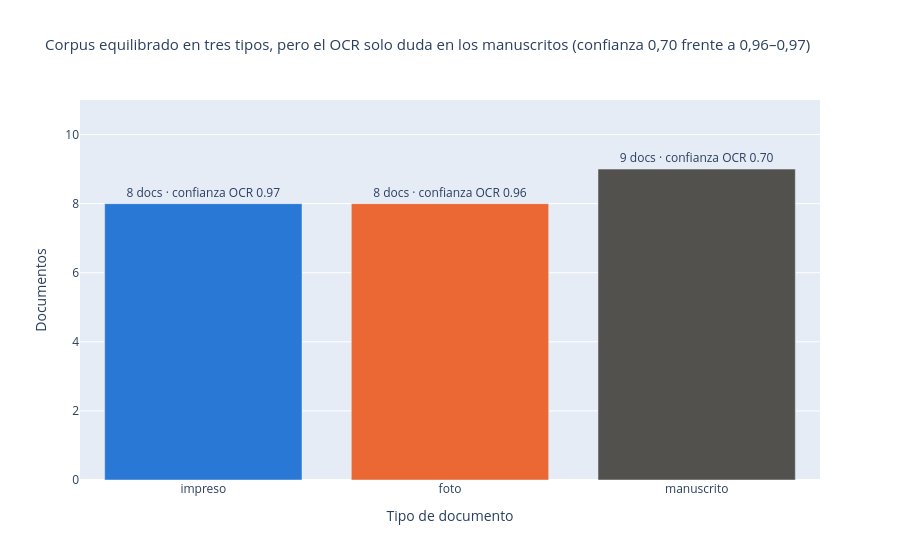

Notebook cell for this chart:
### Markdown cell above
## 7. Análisis exploratorio

### Code cell
docs["caracteres"] = docs.texto_ocr.str.len()
clips["palabras"] = clips.texto_asr.str.replace(r"\[HABLANTE_\d+\]", "", regex=True).str.split().str.len()

por_tipo = docs.groupby("tipo").agg(documentos=("id", "size"), confianza=("confianza_media", "mean")).reindex(["impreso", "foto", "manuscrito"]).reset_index()
por_tipo["etiqueta"] = por_tipo.apply(lambda f: f"{f.documentos} docs · confianza OCR {f.confianza:.2f}", axis=1)
fig = px.bar(por_tipo, x="tipo", y="documentos", color="tipo", text="etiqueta", color_discrete_map=COLORES,
             title="Corpus equilibrado en tres tipos, pero el OCR solo duda en los manuscritos (confianza 0,70 frente a 0,96–0,97)",
             labels={"tipo": "Tipo de documento", "documentos": "Documentos"})
fig.update_traces(textposition="outside").update_layout(showlegend=False, yaxis_range=[0, 11], title_font_size=15)
fig.show()

### Figure 1 — Plotly figure (JSON) as saved in the notebook; plotly's stock layout.template omitted (floating-point values rounded to 4 significant figures)
{"data": [{"hovertemplate": "Tipo de documento=%{x}<br>Documentos=%{y}<br>etiqueta=%{text}<extra></extra>", "legendgroup": "impreso", "marker": {"color": "#2a78d6", "pattern": {"shape": ""}}, "name": "impreso", "orientation": "v", "showlegend": true, "text": ["8 docs · confianza OCR 0.97"], "textposition": "outside", "type": "bar", "x": ["impreso"], "xaxis": "x", "y": [8], "yaxis": "y"}, {"hovertemplate": "Tipo de documento=%{x}<br>Documentos=%{y}<br>etiqueta=%{text}<extra></extra>", "legendgroup": "foto", "marker": {"color": "#eb6834", "pattern": {"shape": ""}}, "name": "foto", "orientation": "v", "showlegend": true, "text": ["8 docs · confianza OCR 0.96"], "textposition": "outside", "type": "bar", "x": ["foto"], "xaxis": "x", "y": [8], "yaxis": "y"}, {"hovertemplate": "Tipo de documento=%{x}<br>Documentos=%{y}<br>etiqueta=%{text}<extra></extra>", "legendgroup": "manuscrito", "marker": {"color": "#52514e", "pattern": {"shape": ""}}, "name": "manuscrito", "orientation": "v", "showlegend": true, "text": ["9 docs · confianza OCR 0.70"], "textposition": "outside", "type": "bar", "x": ["manuscrito"], "xaxis": "x", "y": [9], "yaxis": "y"}], "layout": {"barmode": "relative", "legend": {"title": {"text": "Tipo de documento"}, "tracegroupgap": 0}, "showlegend": false, "title": {"font": {"size": 15}, "text": "Corpus equilibrado en tres tipos, pero el OCR solo duda en los manuscritos (confianza 0,70 frente a 0,96–0,97)"}, "xaxis": {"anchor": "y", "categoryarray": ["impreso", "foto", "manuscrito"], "categoryorder": "array", "domain": [0.0, 1.0], "title": {"text": "Tipo de documento"}}, "yaxis": {"anchor": "x", "domain": [0.0, 1.0], "range": [0, 11], "title": {"text": "Documentos"}}}}
